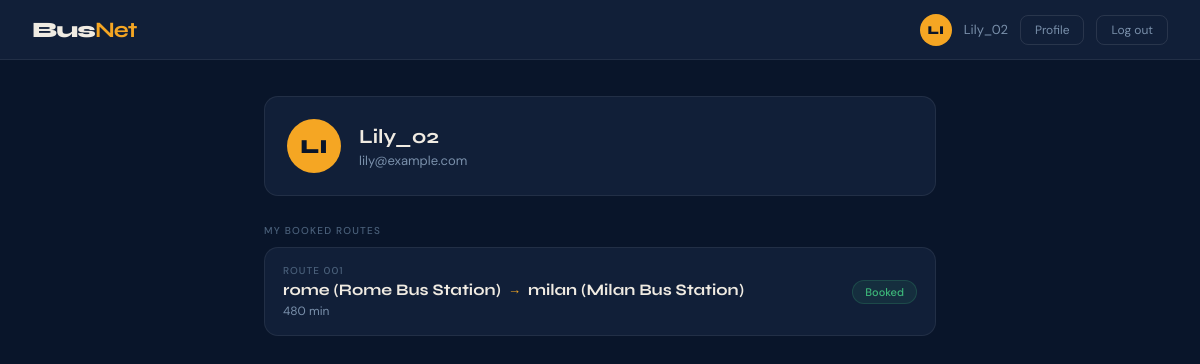
/Users/ (signed in), run on the app's committed database.
### Routes/models.py (models this page shows, shortened)
class Route(models.Model):
    origin = models.ForeignKey(Station, on_delete=models.CASCADE, related_name='departures')
    destination = models.ForeignKey(Station, on_delete=models.CASCADE, related_name='arrivals')
    duration = models.IntegerField()
    passengers = models.ManyToManyField(User, blank=True, related_name='routes')

class Station(models.Model):
    name = models.CharField(max_length=200)
    city = models.CharField(max_length=100)
    def __str__(self):
        return f"{self.city} ({self.name})"

### Users/views.py (the view)
# urls.py: path('', views.index, name='index'),
@login_required(login_url='Users:login')
def index(request):
    booked_routes = request.user.routes.all()
    return render(request, 'Users/user.html', {
        'booked_routes': booked_routes
    })

### Users/templates/Users/user.html (shortened to what this page needs)
{% extends "Routes/layout.html" %}
{% block content %}
<div class="page">
  <div class="profile-card">
    <div class="profile-avatar">
      {{ request.user.username|slice:":2"|upper }}
    </div>
    <div>
      <div class="profile-name">{{ request.user.username }}</div>
      <div class="profile-email">{{ request.user.email }}</div>
    </div>
  </div>
  <div class="section-label">My booked routes</div>
  <div class="route-list">
    {% for route in booked_routes %}
    <a href="{% url 'Routes:Route_details' route.id %}" class="route-card">
      <div class="route-card-left">
        <div class="route-tag">Route {{ route.id|stringformat:"03d" }}</div>
        <div class="route-cities">
          {{ route.origin }}
          <span class="route-arrow">&#8594;</span>
          {{ route.destination }}
        </div>
        <div class="route-meta">{{ route.duration }} min</div>
      </div>
      <span class="pill booked">Booked</span>
    </a>
    {% empty %}
    <p style="color:var(--muted); font-size:14px;">
      You haven't booked any routes yet.
      <a href="{% url 'Routes:index' %}">Browse routes</a>
    </p>
    {% endfor %}
  </div>
</div>
{% endblock %}

### Routes/templates/Routes/layout.html (shortened to what this page needs)
{% load static %}
<!DOCTYPE html>
<html lang="en">
<head>
  <link rel="stylesheet" href="{% static 'css/style.css' %}">
</head>
<body>
  <header class="topbar">
    <a href="{% url 'Routes:index' %}" class="brand">Bus<b>Net</b></a>
    <nav class="nav-right">
      {% if request.user.is_authenticated %}
      <div class="nav-avatar">
        {{ request.user.username|slice:":2"|upper }}
      </div>
      <span class="nav-name">{{ request.user.username }}</span>
      <a href="{% url 'Users:index' %}" class="btn-ghost">Profile</a>
      <form method="post" action="{% url 'Users:logout' %}" style="margin:0;">
        <button type="submit" class="btn-ghost">Log out</button>
      </form>
      {% else %}
      <a href="{% url 'Users:login' %}" class="btn-ghost">Sign in</a>
      <a href="{% url 'Users:register' %}" class="btn-ghost"
        style="border-color:var(--amber);color:var(--amber);">Register</a>
      {% endif %}
    </nav>
  </header>
  <main>
    {% block content %}{% endblock %}
  </main>
</body>
</html>

### static/css/style.css (style rules this page uses)
*, *::before, *::after { box-sizing: border-box; margin: 0; padding: 0; }
:root { --navy: #09152a; --navy2: #111f38; --navy3: #182c4e; --amber: #f5a623; --amber2: #c47e10; --cream: #f0ebe2; --muted: #7a90ab; --muted2: #4a607a; --red: #e05252; --green: #3db87a; --border: rgba(255, 255, 255, 0.07); --r: 14px; }
html { font-size: 16px; }
body { font-family: 'DM Sans', sans-serif; background: var(--navy); color: var(--cream); min-height: 100vh; }
a { color: var(--amber); text-decoration: none; }
.topbar { background: var(--navy2); border-bottom: 1px solid var(--border); padding: 0 32px; display: flex; align-items: center; justify-content: space-between; height: 60px; position: sticky; top: 0; z-index: 100; }
.brand { font-family: 'Syne', sans-serif; font-size: 22px; font-weight: 800; letter-spacing: -0.04em; color: var(--cream); text-decoration: none; }
.brand b { color: var(--amber); }
.nav-right { display: flex; align-items: center; gap: 12px; }
.nav-avatar { width: 32px; height: 32px; border-radius: 50%; background: var(--amber); color: var(--navy); font-family: 'Syne', sans-serif; font-weight: 800; font-size: 12px; display: flex; align-items: center; justify-content: center; flex-shrink: 0; }
.nav-name { font-size: 13px; color: var(--muted); }
.btn-ghost { background: none; border: 1px solid rgba(255,255,255,0.1); color: var(--muted); font-family: 'DM Sans', sans-serif; font-size: 12px; padding: 6px 14px; border-radius: 8px; cursor: pointer; transition: border-color .2s, color .2s; text-decoration: none; display: inline-flex; align-items: center; }
.page { max-width: 720px; margin: 0 auto; padding: 36px 24px 60px; }
.section-label { font-size: 10px; letter-spacing: .12em; text-transform: uppercase; color: var(--muted2); font-weight: 500; margin-bottom: 10px; }
.route-list { display: flex; flex-direction: column; gap: 9px; }
.route-card { background: var(--navy2); border: 1px solid var(--border); border-radius: var(--r); padding: 16px 18px; display: flex; align-items: center; justify-content: space-between; cursor: pointer; text-decoration: none; color: inherit; transition: border-color .2s, background .15s; }
.route-card-left { display: flex; flex-direction: column; gap: 3px; }
.route-tag { font-size: 10px; letter-spacing: .1em; text-transform: uppercase; color: var(--muted2); font-weight: 500; }
.route-cities { font-family: 'Syne', sans-serif; font-size: 16px; font-weight: 700; color: var(--cream); display: flex; align-items: center; gap: 7px; }
.route-arrow { color: var(--amber); font-size: 13px; }
.route-meta { font-size: 12px; color: var(--muted); margin-top: 1px; }
.pill { background: rgba(245,166,35,.1); color: var(--amber); font-size: 11px; font-weight: 500; padding: 4px 12px; border-radius: 20px; border: 1px solid rgba(245,166,35,.2); white-space: nowrap; flex-shrink: 0; }
.pill.booked { background: rgba(61,184,122,.1); color: var(--green); border-color: rgba(61,184,122,.2); }
.profile-card { background: var(--navy2); border: 1px solid var(--border); border-radius: var(--r); padding: 22px; display: flex; align-items: center; gap: 18px; margin-bottom: 28px; }
.profile-avatar { width: 54px; height: 54px; border-radius: 50%; background: var(--amber); color: var(--navy); font-family: 'Syne', sans-serif; font-weight: 800; font-size: 20px; display: flex; align-items: center; justify-content: center; flex-shrink: 0; }
.profile-name { font-family: 'Syne', sans-serif; font-size: 20px; font-weight: 700; color: var(--cream); }
.profile-email { font-size: 13px; color: var(--muted); margin-top: 3px; }

### data on the page
Route: id "001", origin "rome (Rome Bus Station)", destination "milan (Milan Bus Station)", duration "480"

### other printed values
{{ request.user.username|slice:":2"|upper }} "LI"
{{ request.user.username }} "Lily_02"
{{ request.user.email }} "lily@example.com"
